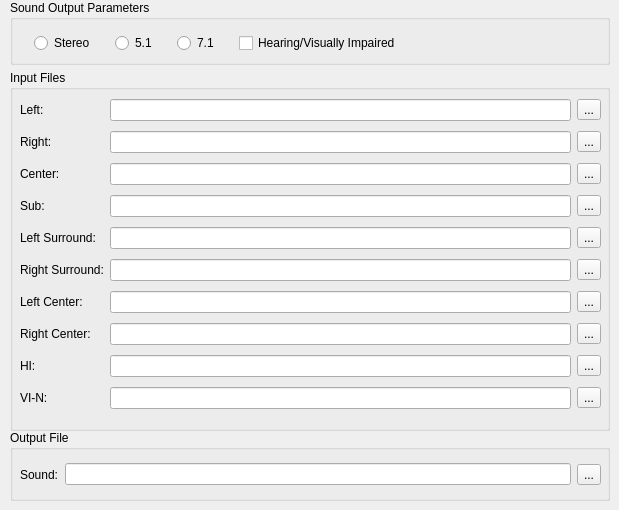
            <widget class="QWidget" name="monoPage">
             <widget class="QGroupBox" name="inputSGroupBox">
              <property name="geometry">
               <rect>
                <x>10</x>
                <y>70</y>
                <width>600</width>
                <height>361</height>
               </rect>
              </property>
              <property name="title">
               <string>Input Files</string>
              </property>
              <widget class="QWidget" name="layoutWidget2">
               <property name="geometry">
                <rect>
                 <x>10</x>
                 <y>25</y>
                 <width>581</width>
                 <height>326</height>
                </rect>
               </property>
               <layout class="QGridLayout" name="gridLayout_2">
                <item row="0" column="0">
                 <widget class="QLabel" name="aLeftLabel">
                  <property name="sizePolicy">
                   <sizepolicy hsizetype="Maximum" vsizetype="Preferred">
                    <horstretch>0</horstretch>
                    <verstretch>0</verstretch>
                   </sizepolicy>
                  </property>
                  <property name="text">
                   <string>Left:</string>
                  </property>
                 </widget>
                </item>
                <item row="0" column="1">
                 <widget class="QLineEdit" name="aLeftEdit">
                  <property name="sizePolicy">
                   <sizepolicy hsizetype="MinimumExpanding" vsizetype="Fixed">
                    <horstretch>0</horstretch>
                    <verstretch>0</verstretch>
                   </sizepolicy>
                  </property>
                  <property name="text">
                   <string notr="true"/>
                  </property>
                  <property name="readOnly">
                   <bool>true</bool>
                  </property>
                 </widget>
                </item>
                <item row="0" column="2">
                 <widget class="QToolButton" name="aLeftButton">
                  <property name="sizePolicy">
                   <sizepolicy hsizetype="Fixed" vsizetype="Fixed">
                    <horstretch>27</horstretch>
                    <verstretch>25</verstretch>
                   </sizepolicy>
                  </property>
                  <property name="text">
                   <string notr="true">...</string>
                  </property>
                 </widget>
                </item>
                <item row="1" column="0">
                 <widget class="QLabel" name="aRightLabel">
                  <property name="sizePolicy">
                   <sizepolicy hsizetype="Maximum" vsizetype="Preferred">
                    <horstretch>0</horstretch>
                    <verstretch>0</verstretch>
                   </sizepolicy>
                  </property>
                  <property name="text">
                   <string>Right:</string>
                  </property>
                 </widget>
                </item>
                <item row="1" column="1">
                 <widget class="QLineEdit" name="aRightEdit">
                  <property name="sizePolicy">
                   <sizepolicy hsizetype="MinimumExpanding" vsizetype="Fixed">
                    <horstretch>0</horstretch>
                    <verstretch>0</verstretch>
                   </sizepolicy>
                  </property>
                  <property name="text">
                   <string notr="true"/>
                  </property>
                  <property name="readOnly">
                   <bool>true</bool>
                  </property>
                 </widget>
                </item>
                <item row="1" column="2">
                 <widget class="QToolButton" name="aRightButton">
                  <property name="sizePolicy">
                   <sizepolicy hsizetype="Fixed" vsizetype="Fixed">
                    <horstretch>27</horstretch>
                    <verstretch>25</verstretch>
                   </sizepolicy>
                  </property>
                  <property name="text">
                   <string notr="true">...</string>
                  </property>
                 </widget>
                </item>
                <item row="2" column="0">
                 <widget class="QLabel" name="aCenterLabel">
                  <property name="sizePolicy">
                   <sizepolicy hsizetype="Maximum" vsizetype="Preferred">
                    <horstretch>0</horstretch>
                    <verstretch>0</verstretch>
                   </sizepolicy>
                  </property>
                  <property name="text">
                   <string>Center:</string>
                  </property>
                 </widget>
                </item>
                <item row="2" column="1">
                 <widget class="QLineEdit" name="aCenterEdit">
                  <property name="sizePolicy">
                   <sizepolicy hsizetype="MinimumExpanding" vsizetype="Fixed">
                    <horstretch>0</horstretch>
                    <verstretch>0</verstretch>
                   </sizepolicy>
                  </property>
                  <property name="text">
                   <string notr="true"/>
                  </property>
                  <property name="readOnly">
                   <bool>true</bool>
                  </property>
                 </widget>
                </item>
                <item row="2" column="2">
                 <widget class="QToolButton" name="aCenterButton">
                  <property name="sizePolicy">
                   <sizepolicy hsizetype="Fixed" vsizetype="Fixed">
                    <horstretch>27</horstretch>
                    <verstretch>25</verstretch>
                   </sizepolicy>
                  </property>
                  <property name="text">
                   <string notr="true">...</string>
                  </property>
                 </widget>
                </item>
                <item row="3" column="0">
                 <widget class="QLabel" name="aSubLabel">
                  <property name="sizePolicy">
                   <sizepolicy hsizetype="Maximum" vsizetype="Preferred">
                    <horstretch>0</horstretch>
                    <verstretch>0</verstretch>
                   </sizepolicy>
                  </property>
                  <property name="text">
                   <string>Sub:</string>
                  </property>
                 </widget>
                </item>
                <item row="3" column="1">
                 <widget class="QLineEdit" name="aSubEdit">
                  <property name="sizePolicy">
                   <sizepolicy hsizetype="MinimumExpanding" vsizetype="Fixed">
                    <horstretch>0</horstretch>
                    <verstretch>0</verstretch>
                   </sizepolicy>
                  </property>
                  <property name="text">
                   <string notr="true"/>
                  </property>
                  <property name="readOnly">
                   <bool>true</bool>
                  </property>
                 </widget>
                </item>
                <item row="3" column="2">
                 <widget class="QToolButton" name="aSubButton">
                  <property name="sizePolicy">
                   <sizepolicy hsizetype="Fixed" vsizetype="Fixed">
                    <horstretch>27</horstretch>
                    <verstretch>25</verstretch>
                   </sizepolicy>
                  </property>
                  <property name="text">
                   <string notr="true">...</string>
                  </property>
                 </widget>
                </item>
                <item row="4" column="0">
                 <widget class="QLabel" name="aLeftSLabel">
                  <property name="sizePolicy">
                   <sizepolicy hsizetype="Maximum" vsizetype="Preferred">
                    <horstretch>0</horstretch>
                    <verstretch>0</verstretch>
                   </sizepolicy>
                  </property>
                  <property name="text">
                   <string>Left Surround:</string>
                  </property>
                  <property name="alignment">
                   <set>Qt::AlignLeading|Qt::AlignLeft|Qt::AlignVCenter</set>
                  </property>
                 </widget>
                </item>
                <item row="4" column="1">
                 <widget class="QLineEdit" name="aLeftSEdit">
                  <property name="sizePolicy">
                   <sizepolicy hsizetype="MinimumExpanding" vsizetype="Fixed">
                    <horstretch>0</horstretch>
                    <verstretch>0</verstretch>
                   </sizepolicy>
                  </property>
                  <property name="text">
                   <string notr="true"/>
                  </property>
                  <property name="readOnly">
                   <bool>true</bool>
                  </property>
                 </widget>
                </item>
                <item row="4" column="2">
                 <widget class="QToolButton" name="aLeftSButton">
                  <property name="sizePolicy">
                   <sizepolicy hsizetype="Fixed" vsizetype="Fixed">
                    <horstretch>27</horstretch>
                    <verstretch>25</verstretch>
                   </sizepolicy>
                  </property>
                  <property name="text">
                   <string notr="true">...</string>
                  </property>
                 </widget>
                </item>
                <item row="5" column="0">
                 <widget class="QLabel" name="aRightSLabel">
                  <property name="sizePolicy">
                   <sizepolicy hsizetype="Maximum" vsizetype="Preferred">
                    <horstretch>0</horstretch>
                    <verstretch>0</verstretch>
                   </sizepolicy>
                  </property>
                  <property name="text">
                   <string>Right Surround:</string>
                  </property>
                  <property name="alignment">
                   <set>Qt::AlignLeading|Qt::AlignLeft|Qt::AlignVCenter</set>
                  </property>
                 </widget>
                </item>
                <item row="5" column="1">
                 <widget class="QLineEdit" name="aRightSEdit">
                  <property name="sizePolicy">
                   <sizepolicy hsizetype="MinimumExpanding" vsizetype="Fixed">
                    <horstretch>0</horstretch>
                    <verstretch>0</verstretch>
                   </sizepolicy>
                  </property>
                  <property name="text">
                   <string notr="true"/>
                  </property>
                  <property name="readOnly">
                   <bool>true</bool>
                  </property>
                 </widget>
                </item>
                <item row="5" column="2">
                 <widget class="QToolButton" name="aRightSButton">
                  <property name="sizePolicy">
                   <sizepolicy hsizetype="Fixed" vsizetype="Fixed">
                    <horstretch>27</horstretch>
                    <verstretch>25</verstretch>
                   </sizepolicy>
                  </property>
                  <property name="text">
                   <string notr="true">...</string>
                  </property>
                 </widget>
                </item>
                <item row="6" column="0">
                 <widget class="QLabel" name="aLeftCLabel">
                  <property name="sizePolicy">
                   <sizepolicy hsizetype="Maximum" vsizetype="Preferred">
                    <horstretch>0</horstretch>
                    <verstretch>0</verstretch>
                   </sizepolicy>
                  </property>
                  <property name="text">
                   <string>Left Center:</string>
                  </property>
                  <property name="alignment">
                   <set>Qt::AlignLeading|Qt::AlignLeft|Qt::AlignVCenter</set>
                  </property>
                 </widget>
                </item>
                <item row="6" column="1">
                 <widget class="QLineEdit" name="aLeftCEdit">
                  <property name="sizePolicy">
                   <sizepolicy hsizetype="MinimumExpanding" vsizetype="Fixed">
                    <horstretch>0</horstretch>
                    <verstretch>0</verstretch>
                   </sizepolicy>
                  </property>
                  <property name="text">
                   <string notr="true"/>
                  </property>
                  <property name="readOnly">
                   <bool>true</bool>
                  </property>
                 </widget>
                </item>
                <item row="6" column="2">
                 <widget class="QToolButton" name="aLeftCButton">
                  <property name="sizePolicy">
                   <sizepolicy hsizetype="Fixed" vsizetype="Fixed">
                    <horstretch>27</horstretch>
                    <verstretch>25</verstretch>
                   </sizepolicy>
                  </property>
                  <property name="text">
                   <string notr="true">...</string>
                  </property>
                 </widget>
                </item>
                <item row="7" column="0">
                 <widget class="QLabel" name="aRightCLabel">
                  <property name="sizePolicy">
                   <sizepolicy hsizetype="Maximum" vsizetype="Preferred">
                    <horstretch>0</horstretch>
                    <verstretch>0</verstretch>
                   </sizepolicy>
                  </property>
                  <property name="text">
                   <string>Right Center:</string>
                  </property>
                  <property name="alignment">
                   <set>Qt::AlignLeading|Qt::AlignLeft|Qt::AlignVCenter</set>
                  </property>
                 </widget>
                </item>
                <item row="7" column="1">
                 <widget class="QLineEdit" name="aRightCEdit">
                  <property name="sizePolicy">
                   <sizepolicy hsizetype="MinimumExpanding" vsizetype="Fixed">
                    <horstretch>0</horstretch>
                    <verstretch>0</verstretch>
                   </sizepolicy>
                  </property>
                  <property name="text">
                   <string notr="true"/>
                  </property>
                  <property name="readOnly">
                   <bool>true</bool>
                  </property>
                 </widget>
                </item>
                <item row="7" column="2">
                 <widget class="QToolButton" name="aRightCButton">
                  <property name="sizePolicy">
                   <sizepolicy hsizetype="Fixed" vsizetype="Fixed">
                    <horstretch>27</horstretch>
                    <verstretch>25</verstretch>
                   </sizepolicy>
                  </property>
                  <property name="text">
                   <string notr="true">...</string>
                  </property>
                 </widget>
                </item>
                <item row="8" column="0">
                 <widget class="QLabel" name="aHILabel">
                  <property name="sizePolicy">
                   <sizepolicy hsizetype="Maximum" vsizetype="Preferred">
                    <horstretch>0</horstretch>
                    <verstretch>0</verstretch>
                   </sizepolicy>
                  </property>
                  <property name="text">
                   <string notr="true">HI:</string>
                  </property>
                  <property name="alignment">
                   <set>Qt::AlignLeading|Qt::AlignLeft|Qt::AlignVCenter</set>
                  </property>
                 </widget>
                </item>
                <item row="8" column="1">
                 <widget class="QLineEdit" name="aHIEdit">
                  <property name="sizePolicy">
                   <sizepolicy hsizetype="MinimumExpanding" vsizetype="Fixed">
                    <horstretch>0</horstretch>
                    <verstretch>0</verstretch>
                   </sizepolicy>
                  </property>
                  <property name="text">
                   <string notr="true"/>
                  </property>
                  <property name="readOnly">
                   <bool>true</bool>
                  </property>
                 </widget>
                </item>
                <item row="8" column="2">
                 <widget class="QToolButton" name="aHIButton">
                  <property name="sizePolicy">
                   <sizepolicy hsizetype="Fixed" vsizetype="Fixed">
                    <horstretch>27</horstretch>
                    <verstretch>25</verstretch>
                   </sizepolicy>
                  </property>
                  <property name="text">
                   <string notr="true">...</string>
                  </property>
                 </widget>
                </item>
                <item row="9" column="0">
                 <widget class="QLabel" name="aVILabel">
                  <property name="sizePolicy">
                   <sizepolicy hsizetype="Maximum" vsizetype="Preferred">
                    <horstretch>0</horstretch>
                    <verstretch>0</verstretch>
                   </sizepolicy>
                  </property>
                  <property name="text">
                   <string notr="true">VI-N:</string>
                  </property>
                  <property name="alignment">
                   <set>Qt::AlignLeading|Qt::AlignLeft|Qt::AlignVCenter</set>
                  </property>
                 </widget>
                </item>
                <item row="9" column="1">
                 <widget class="QLineEdit" name="aVIEdit">
                  <property name="sizePolicy">
                   <sizepolicy hsizetype="MinimumExpanding" vsizetype="Fixed">
                    <horstretch>0</horstretch>
                    <verstretch>0</verstretch>
                   </sizepolicy>
                  </property>
                  <property name="text">
                   <string notr="true"/>
                  </property>
                  <property name="readOnly">
                   <bool>true</bool>
                  </property>
                 </widget>
                </item>
                <item row="9" column="2">
                 <widget class="QToolButton" name="aVIButton">
                  <property name="sizePolicy">
                   <sizepolicy hsizetype="Fixed" vsizetype="Fixed">
                    <horstretch>27</horstretch>
                    <verstretch>25</verstretch>
                   </sizepolicy>
                  </property>
                  <property name="text">
                   <string notr="true">...</string>
                  </property>
                 </widget>
                </item>
               </layout>
              </widget>
             </widget>
             <widget class="QGroupBox" name="soundParametersGroupBox">
              <property name="geometry">
               <rect>
                <x>10</x>
                <y>0</y>
                <width>600</width>
                <height>65</height>
               </rect>
              </property>
              <property name="title">
               <string>Sound Output Parameters</string>
              </property>
              <widget class="QWidget" name="layoutWidget3">
               <property name="geometry">
                <rect>
                 <x>10</x>
                 <y>31</y>
                 <width>399</width>
                 <height>24</height>
                </rect>
               </property>
               <layout class="QGridLayout" name="gridLayout_4">
                <item row="0" column="0">
                 <widget class="QRadioButton" name="mxfSoundRadio2">
                  <property name="sizePolicy">
                   <sizepolicy hsizetype="Maximum" vsizetype="Fixed">
                    <horstretch>0</horstretch>
                    <verstretch>0</verstretch>
                   </sizepolicy>
                  </property>
                  <property name="text">
                   <string>Stereo</string>
                  </property>
                 </widget>
                </item>
                <item row="0" column="1">
                 <widget class="QRadioButton" name="mxfSoundRadio5">
                  <property name="sizePolicy">
                   <sizepolicy hsizetype="Maximum" vsizetype="Fixed">
                    <horstretch>0</horstretch>
                    <verstretch>0</verstretch>
                   </sizepolicy>
                  </property>
                  <property name="text">
                   <string notr="true">5.1</string>
                  </property>
                 </widget>
                </item>
                <item row="0" column="2">
                 <widget class="QRadioButton" name="mxfSoundRadio7">
                  <property name="enabled">
                   <bool>true</bool>
                  </property>
                  <property name="sizePolicy">
                   <sizepolicy hsizetype="Maximum" vsizetype="Fixed">
                    <horstretch>0</horstretch>
                    <verstretch>0</verstretch>
                   </sizepolicy>
                  </property>
                  <property name="text">
                   <string notr="true">7.1</string>
                  </property>
                 </widget>
                </item>
                <item row="0" column="3">
                 <widget class="QCheckBox" name="mxfHVCheckBox">
                  <property name="sizePolicy">
                   <sizepolicy hsizetype="Maximum" vsizetype="Fixed">
                    <horstretch>0</horstretch>
                    <verstretch>0</verstretch>
                   </sizepolicy>
                  </property>
                  <property name="text">
                   <string>Hearing/Visually Impaired</string>
                  </property>
                 </widget>
                </item>
               </layout>
              </widget>
             </widget>
             <widget class="QGroupBox" name="amxfOutGroupBox">
              <property name="geometry">
               <rect>
                <x>10</x>
                <y>430</y>
                <width>600</width>
                <height>71</height>
               </rect>
              </property>
              <property name="title">
               <string>Output File</string>
              </property>
              <widget class="QWidget" name="layoutWidget4">
               <property name="geometry">
                <rect>
                 <x>10</x>
                 <y>30</y>
                 <width>581</width>
                 <height>29</height>
                </rect>
               </property>
               <layout class="QGridLayout" name="gridLayout_3">
                <item row="0" column="0">
                 <widget class="QLabel" name="aMxfOutLabel">
                  <property name="sizePolicy">
                   <sizepolicy hsizetype="Maximum" vsizetype="Fixed">
                    <horstretch>0</horstretch>
                    <verstretch>25</verstretch>
                   </sizepolicy>
                  </property>
                  <property name="minimumSize">
                   <size>
                    <width>0</width>
                    <height>25</height>
                   </size>
                  </property>
                  <property name="text">
                   <string>Sound:</string>
                  </property>
                 </widget>
                </item>
                <item row="0" column="1">
                 <widget class="QLineEdit" name="aMxfOutEdit">
                  <property name="sizePolicy">
                   <sizepolicy hsizetype="Expanding" vsizetype="Fixed">
                    <horstretch>0</horstretch>
                    <verstretch>25</verstretch>
                   </sizepolicy>
                  </property>
                  <property name="text">
                   <string notr="true"/>
                  </property>
                  <property name="readOnly">
                   <bool>true</bool>
                  </property>
                 </widget>
                </item>
                <item row="0" column="2">
                 <widget class="QToolButton" name="aMxfOutButton">
                  <property name="sizePolicy">
                   <sizepolicy hsizetype="Fixed" vsizetype="Fixed">
                    <horstretch>27</horstretch>
                    <verstretch>25</verstretch>
                   </sizepolicy>
                  </property>
                  <property name="text">
                   <string notr="true">...</string>
                  </property>
                 </widget>
                </item>
               </layout>
              </widget>
             </widget>
            </widget>
